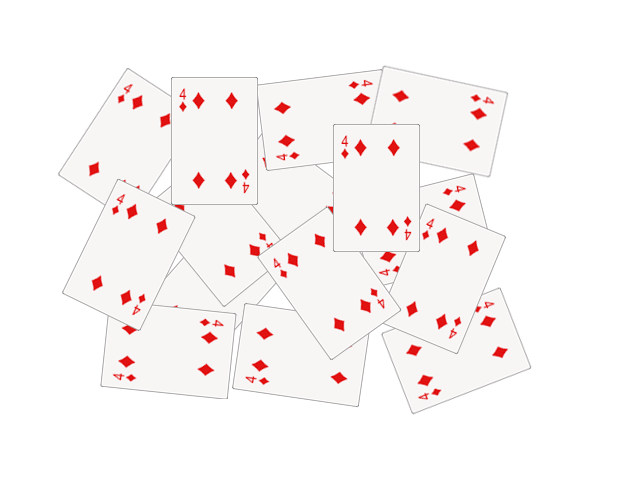
//> input picture Demo31/cards.png, 640 x 480 px
$ ./main   (built with g++ and OpenCV 4)
//> lines starting //> are read from the running program, lines starting //| are printed output that depends on the picture; after the words box and inside, x2 and y2 are one past the last pixel; in counts of white or black regions, pixels touching at a corner belong together
#include <opencv2/opencv.hpp>
#include <iostream>
#include <math.h>

using namespace std;
using namespace cv;

int main(int argc, char **argv) {
    char input_win[] = "input image";
    char watershed_win[] = "watershed segmentation demo";
    Mat src = imread("../cards.png");
//> src is the input picture: 480 rows x 640 cols, CV_8UC3; mean B, G, R 245.8, 245.8, 250.7
    if (src.empty()) {
        printf("could not load image...\n");
        return -1;
    }
    namedWindow(input_win, WINDOW_AUTOSIZE);
    imshow(input_win, src);
    //waitKey(0);

    //change background
    /*
    Mat mask;
    inRange(src, Scalar(255, 255, 255), Scalar(255, 255, 255), mask);
    src.setTo(Scalar(0, 0, 0), mask);
    */
    for (int row = 0; row < src.rows; row++) {
        for (int col = 0; col < src.cols; col++) {
            if (src.at<Vec3b>(row, col) == Vec3b(255, 255, 255)) {
                src.at<Vec3b>(row, col)[0] = 0;
                src.at<Vec3b>(row, col)[1] = 0;
                src.at<Vec3b>(row, col)[2] = 0;
            }
        }
    }
    namedWindow("black background", WINDOW_AUTOSIZE);
    imshow("black background", src);
    //waitKey(0);

    //sharpen
    Mat kernel = (Mat_<float>(3, 3) << 1, 1, 1, 1, -8, 1, 1, 1, 1);
    Mat imgLaplacian;
    Mat sharpenImg;
    filter2D(src, imgLaplacian, CV_32F, kernel);
    src.convertTo(sharpenImg, CV_32F);
    Mat resultImg = sharpenImg - imgLaplacian;
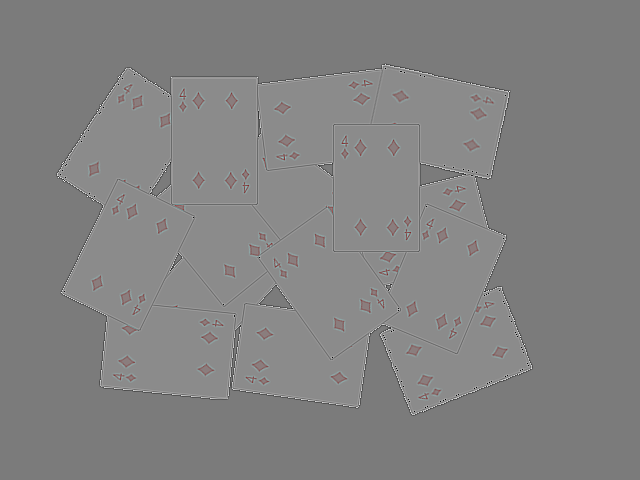
//> resultImg: 480 rows x 640 cols, CV_32FC3; mean B, G, R 97.1, 97.1, 102.2; drawn with min black and max white
    resultImg.convertTo(resultImg, CV_8UC3);
//> resultImg: 480 rows x 640 cols, CV_8UC3
    imgLaplacian.convertTo(imgLaplacian, CV_8UC3);
//> imgLaplacian: 480 rows x 640 cols, CV_8UC3
    imshow("sharpen image", resultImg);
    //waitKey(0);

    //convert to binary
    Mat binaryImg;
    cvtColor(resultImg, binaryImg, COLOR_BGR2GRAY);
    threshold(binaryImg, binaryImg, 40, 255, THRESH_BINARY | THRESH_OTSU);
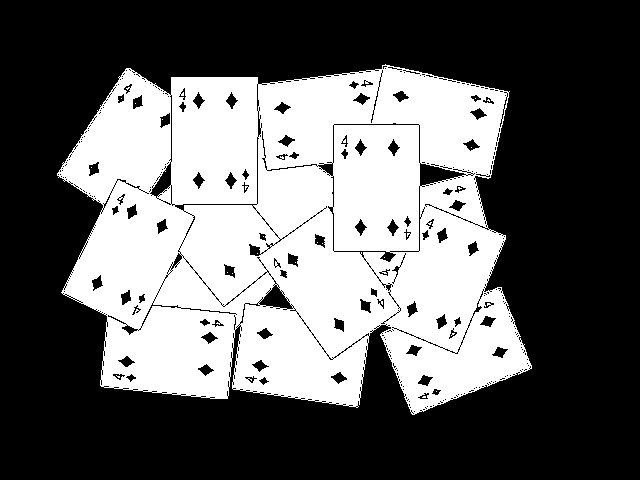
//> binaryImg: 480 rows x 640 cols, CV_8UC1; 38.9% white; 21 white regions (20 under 20 px), largest, box (x1, y1, x2, y2) and area: (57, 64, 532, 415) 119585
    imshow("binary image", binaryImg);
    //waitKey(0);

    Mat distImg;
    distanceTransform(binaryImg, distImg, DIST_L2, 3);
    normalize(distImg, distImg, 0, 1, NORM_MINMAX);
    imshow("distance result", distImg);
    //waitKey(0);

    //binary again
    threshold(distImg, distImg, .4, 1, THRESH_BINARY);
//> distImg: 480 rows x 640 cols, CV_32FC1; values 0 (black) and 1 (white), 7.1% white; 15 white regions (1 under 20 px), largest, box (x1, y1, x2, y2) and area: (94, 228, 165, 280) 2212, (348, 159, 405, 216) 2187, (187, 112, 243, 169) 2180
    //imshow("distance binary image", distImg);
    //waitKey(0);
    Mat k1 = Mat::ones(3, 3, CV_8U);
    dilate(distImg, distImg, k1);
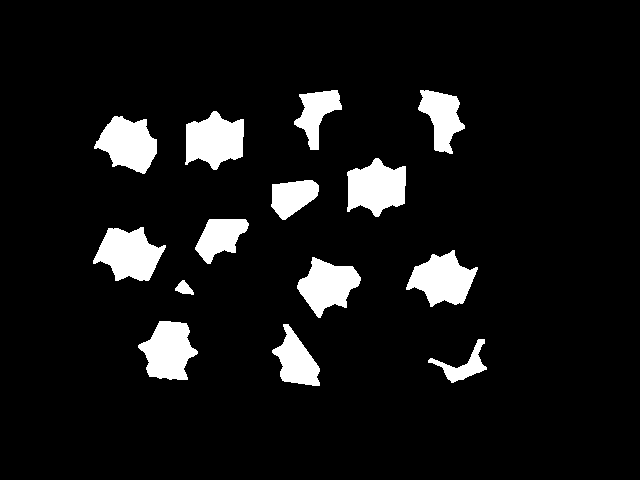
//> distImg: 480 rows x 640 cols, CV_32FC1; values 0 (black) and 1 (white), 8.2% white; 14 white regions, largest, box (x1, y1, x2, y2) and area: (93, 227, 166, 281) 2498, (347, 158, 406, 217) 2451, (185, 111, 244, 170) 2443
    //erode(distImg, distImg, k1);
    imshow("distance binary image", distImg);
    //waitKey(0);

    //markers
    Mat dist_8u;
    distImg.convertTo(dist_8u, CV_8U);
//> dist_8u: 480 rows x 640 cols, CV_8UC1; values 0 (black) and 1 (white), 8.2% white; 14 white regions
    vector<vector<Point>> contours;
    findContours(dist_8u, contours, RETR_EXTERNAL, CHAIN_APPROX_SIMPLE);
//> contours = 14 contours; largest, box (x1, y1, x2, y2) and area: (93, 227, 166, 281) 2396, (347, 158, 406, 217) 2350, (185, 111, 244, 170) 2342, (406, 250, 478, 307) 2280, (94, 116, 157, 174) 2248

    //create markers
    Mat markers = Mat::zeros(src.size(), CV_32S);
    for (size_t i = 0; i < contours.size(); i++) {
        drawContours(markers, contours, static_cast<int>(i), Scalar(static_cast<int>(i) + 1), -1);
    }
//> this loop made 14 passes
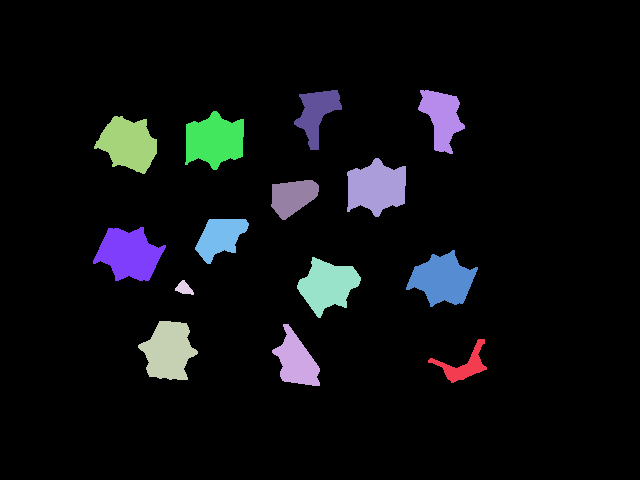
//> markers: 480 rows x 640 cols, CV_32SC1; 15 distinct labels, from 0 to 14; one colour per label, 0 black
    //draw the background markers
    circle(markers, Point(5, 5), 3, Scalar(255), -1);
//> markers: 480 rows x 640 cols, CV_32SC1; 16 distinct labels, from 0 to 255
    Mat markers8u;
    markers.convertTo(markers8u, CV_8U, 10);
    imshow("markers", markers8u);
    //waitKey(0);

    //perform watershed
    watershed(src, markers);
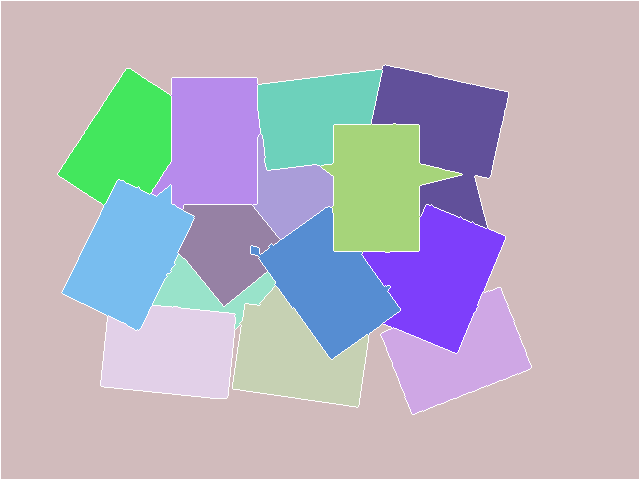
//> markers: 480 rows x 640 cols, CV_32SC1; 16 distinct labels, from -1 to 255; one colour per label, 0 black, -1 white
    Mat mark;
    markers.convertTo(mark, CV_8U);
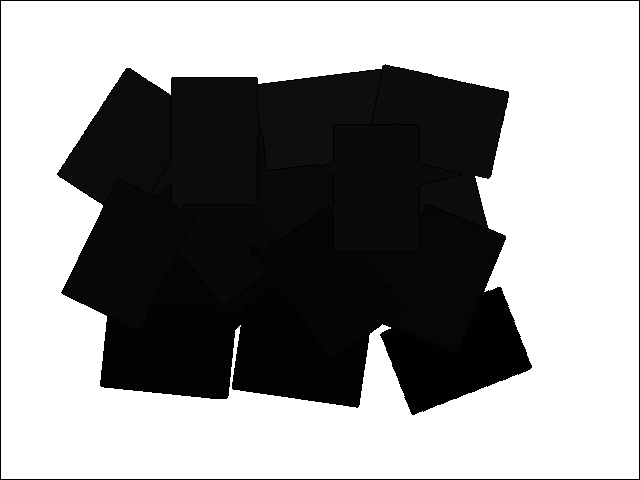
//> mark: 480 rows x 640 cols, CV_8UC1; min 0, max 255, mean 148.6
    bitwise_not(mark, mark);
    imshow("watershed image", mark);

    //generate random color
    vector<Vec3b> colors;
    for (size_t i = 0; i < contours.size(); i++) {
        int r = theRNG().uniform(0, 256);
        int g = theRNG().uniform(0, 256);
        int b = theRNG().uniform(0, 256);
        colors.push_back(Vec3b((uchar) b, (uchar) g, (uchar) r));
    }

    //fill with color and display final result
    Mat dst = Mat::zeros(markers.size(), CV_8UC3);
    for (int row = 0; row < markers.rows; row++) {
        for (int col = 0; col < markers.cols; col++) {
            int index = markers.at<int>(row, col);
            if (index > 0 && index <= static_cast<int>(contours.size())) {
                dst.at<Vec3b>(row, col) = colors[index - 1];
            }
        }
    }
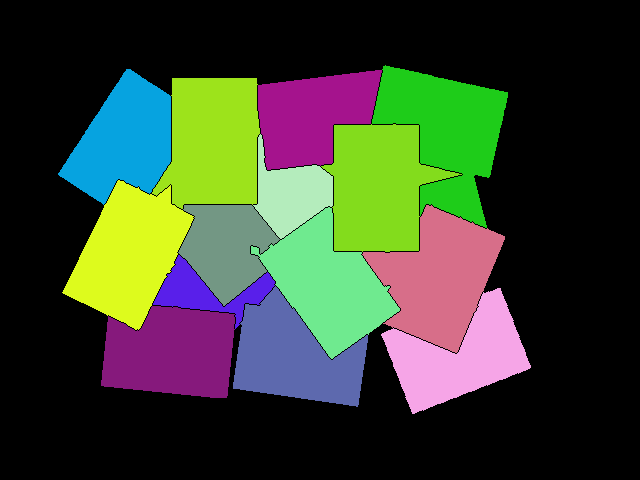
//> dst: 480 rows x 640 cols, CV_8UC3; mean B, G, R 48, 65.8, 55.9
    imshow("Final Result", dst);

    waitKey(0);
    return 0;
}
